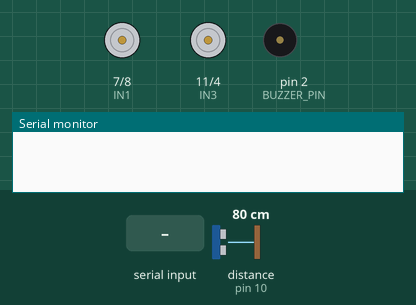
The sketch below on a simulated Arduino Uno, built with avr-gcc and run on an emulated ATmega328P. Parts: motor-driver pin pairs drawn as motors (green arrow = first pin HIGH = forward, orange = second pin HIGH = backward, longer = more drive, scaled by the enable pin), buzzer (waves = sounding, pin HIGH), the last lines printed to the serial monitor. Wiring (inferred from the names in the program): ultrasonic range finder: trigger pin 9; echo pin 10. Inputs (shaded band) come from the test bench; at power-on: distance to the obstacle (sensor on pin 10) 80 cm. The echo pulse lasts 58.3 µs per cm; pins used as bus, display or sensor lines are not drawn.

Above: at 1.8 s.
1.9 s: "L" received over Serial
At 2.4 s:
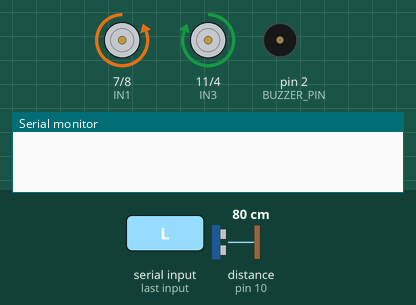
4.9 s: "F" received over Serial
At 5.6 s:
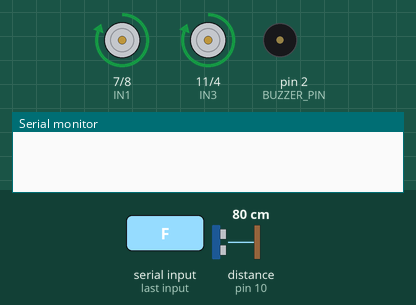
6.6 s: distance to the obstacle (sensor on pin 10) set to 33 cm
8.1 s: distance to the obstacle (sensor on pin 10) set to 28 cm
At 8.7 s:
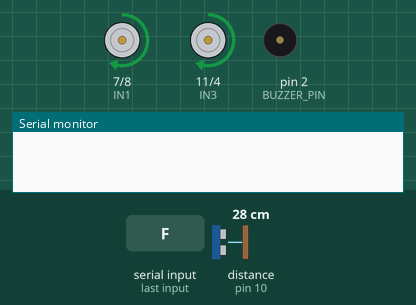
9.6 s: distance to the obstacle (sensor on pin 10) set to 17 cm
11.1 s: distance to the obstacle (sensor on pin 10) set to 14 cm
At 12.5 s:
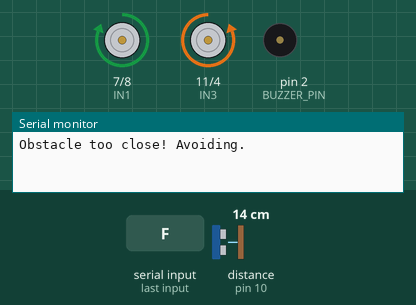
Timing chart, 0 to 15.1 s (numbered marks = the images above; inputs shaded):
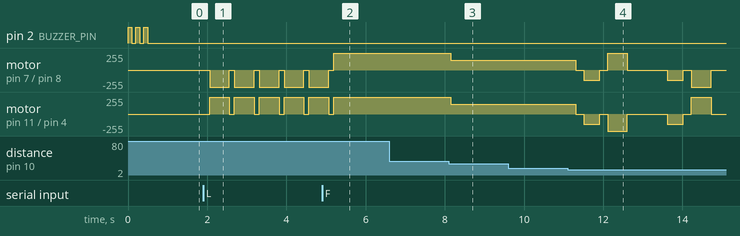

The sketch:

arduino_motor_controller.ino
```cpp
/*
 * Autonomous Campus Delivery Bot - Arduino Motor Controller
 * Kalam Pragati MakeX Internship 2025 | Team AVENGERS (Team 10)
 *
 * Receives single-character commands from the Raspberry Pi over USB serial
 * (9600 baud): F = forward, B = backward, L = left, R = right, S = stop.
 * Reads an HC-SR04 ultrasonic sensor, slows down near obstacles and runs
 * an avoidance routine when an obstacle is too close.
 *
 * Hardware: Arduino Uno, L298N motor driver, HC-SR04 ultrasonic sensor,
 * and buzzer.
 */

// =====================
// Pin Definitions
// =====================
const int ENA = 5;
const int IN1 = 7;
const int IN2 = 8;
const int IN3 = 11;
const int IN4 = 4;
const int ENB = 6;
const int trigPin = 9;
const int echoPin = 10;
#define BUZZER_PIN 2

// =====================
// Motor Speeds
// =====================
const int fullSpeed = 255;
const int slowSpeed = 150;
const int stopSpeed = 0;

// =====================
// Distance Thresholds
// =====================
const int stopDist = 15;
const int slowDist = 30;

// =====================
// Internal States
// =====================
char currentCommand = 'S';
bool inAvoidanceMode = false;
bool tryLeftNext = false;

// =====================
// Setup
// =====================
void setup() {
  Serial.begin(9600);

  pinMode(BUZZER_PIN, OUTPUT);
  digitalWrite(BUZZER_PIN, LOW);

  pinMode(ENA, OUTPUT);
  pinMode(ENB, OUTPUT);
  pinMode(IN1, OUTPUT);
  pinMode(IN2, OUTPUT);
  pinMode(IN3, OUTPUT);
  pinMode(IN4, OUTPUT);

  pinMode(trigPin, OUTPUT);
  pinMode(echoPin, INPUT);

  stopMotors();
  buzzAlive();
}

// =====================
// Main Loop
// =====================
void loop() {
  if (Serial.available()) {
    char cmd = toupper(Serial.read());

    if (cmd == 'F' || cmd == 'B' || cmd == 'L' ||
        cmd == 'R' || cmd == 'S') {
      currentCommand = cmd;
      inAvoidanceMode = false;
    }
  }

  int dist = readAverageUltrasonic();

  if (inAvoidanceMode) {
    handleObstacleAvoidance();
    return;
  }

  if (currentCommand == 'F') {
    if (dist < stopDist) {
      Serial.println("Obstacle too close! Avoiding.");
      inAvoidanceMode = true;
    } else if (dist < slowDist) {
      slowMove('F');
    } else {
      fullMove('F');
    }
  } else if (currentCommand == 'B') {
    fullMove('B');
  } else if (currentCommand == 'L' || currentCommand == 'R') {
    turn(currentCommand);
  } else if (currentCommand == 'S') {
    stopMotors();
  }

  delay(50);
}

// =====================
// Motor Movement
// =====================
void stopMotors() {
  analogWrite(ENA, stopSpeed);
  analogWrite(ENB, stopSpeed);

  digitalWrite(IN1, LOW);
  digitalWrite(IN2, LOW);
  digitalWrite(IN3, LOW);
  digitalWrite(IN4, LOW);
}

void fullMove(char dir) {
  analogWrite(ENA, fullSpeed);
  analogWrite(ENB, fullSpeed);
  setMotorDir(dir);
}

void slowMove(char dir) {
  analogWrite(ENA, slowSpeed);
  analogWrite(ENB, slowSpeed);
  setMotorDir(dir);
}

void turn(char dir) {
  analogWrite(ENA, fullSpeed);
  analogWrite(ENB, fullSpeed);

  if (dir == 'L') {
    digitalWrite(IN1, LOW);
    digitalWrite(IN2, HIGH);
    digitalWrite(IN3, HIGH);
    digitalWrite(IN4, LOW);
  } else if (dir == 'R') {
    digitalWrite(IN1, HIGH);
    digitalWrite(IN2, LOW);
    digitalWrite(IN3, LOW);
    digitalWrite(IN4, HIGH);
  }

  delay(500);  // Execute a sharp turn.
  stopMotors();
}

// =====================
// Obstacle Avoidance
// =====================
void handleObstacleAvoidance() {
  stopMotors();
  delay(200);

  slowMove('B');
  delay(400);

  stopMotors();
  delay(200);

  if (tryLeftNext) {
    turn('L');
  } else {
    turn('R');
  }

  delay(500);
  stopMotors();
  delay(200);

  tryLeftNext = !tryLeftNext;

  int dist = readAverageUltrasonic();

  if (dist > slowDist) {
    fullMove('F');
    delay(300);
    inAvoidanceMode = false;
  }
}

// =====================
// Motor Direction Helper
// =====================
void setMotorDir(char dir) {
  if (dir == 'F') {
    digitalWrite(IN1, HIGH);
    digitalWrite(IN2, LOW);
    digitalWrite(IN3, HIGH);
    digitalWrite(IN4, LOW);
  } else if (dir == 'B') {
    digitalWrite(IN1, LOW);
    digitalWrite(IN2, HIGH);
    digitalWrite(IN3, LOW);
    digitalWrite(IN4, HIGH);
  }
}

// =====================
// Ultrasonic Sensor
// =====================
int readUltrasonic() {
  digitalWrite(trigPin, LOW);
  delayMicroseconds(2);

  digitalWrite(trigPin, HIGH);
  delayMicroseconds(10);
  digitalWrite(trigPin, LOW);

  long duration = pulseIn(echoPin, HIGH, 30000);

  if (duration == 0) {
    return 999;
  }

  int dist = duration * 0.034 / 2;
  return dist;
}

int readAverageUltrasonic() {
  int sum = 0;
  int count = 0;

  for (int i = 0; i < 5; i++) {
    int d = readUltrasonic();

    if (d > 2 && d < 400) {
      sum += d;
      count++;
    }

    delay(10);
  }

  return (count > 0) ? sum / count : 999;
}

// =====================
// Buzzer Feedback
// =====================
void beep(int ms) {
  digitalWrite(BUZZER_PIN, HIGH);
  delay(ms);
  digitalWrite(BUZZER_PIN, LOW);
}

void buzzAlive() {
  for (int i = 0; i < 3; i++) {
    beep(100);
    delay(100);
  }
}
```

Measured:
- the behaviour switches between 31 and 30 cm on distance to the obstacle (sensor on pin 10) (found by bisection; images 2 and 3)
- the behaviour switches between 16 and 15 cm on distance to the obstacle (sensor on pin 10) (found by bisection; images 3 and 4)
- after the input at 1.9 s, motor on pin 7 (IN1) / pin 8 (IN2): alternates backward 255/255 for 0.50 s and stopped for 0.13 s, starting after 0.16 s; motor on pin 11 (IN3) / pin 4 (IN4): alternates forward 255/255 for 0.50 s and stopped for 0.13 s, starting after 0.16 s
- after the input at 4.9 s, motor on pin 11 (IN3) / pin 4 (IN4): goes on until 5.2 s, then stays forward 255/255
- after the input at 6.6 s, every drawn part: stays the same
- after the input at 8.1 s, motor on pin 7 (IN1) / pin 8 (IN2), motor on pin 11 (IN3) / pin 4 (IN4): forward 255/255 → forward 150/255 after 0.05 s
- after the input at 9.6 s, every drawn part: stays the same
